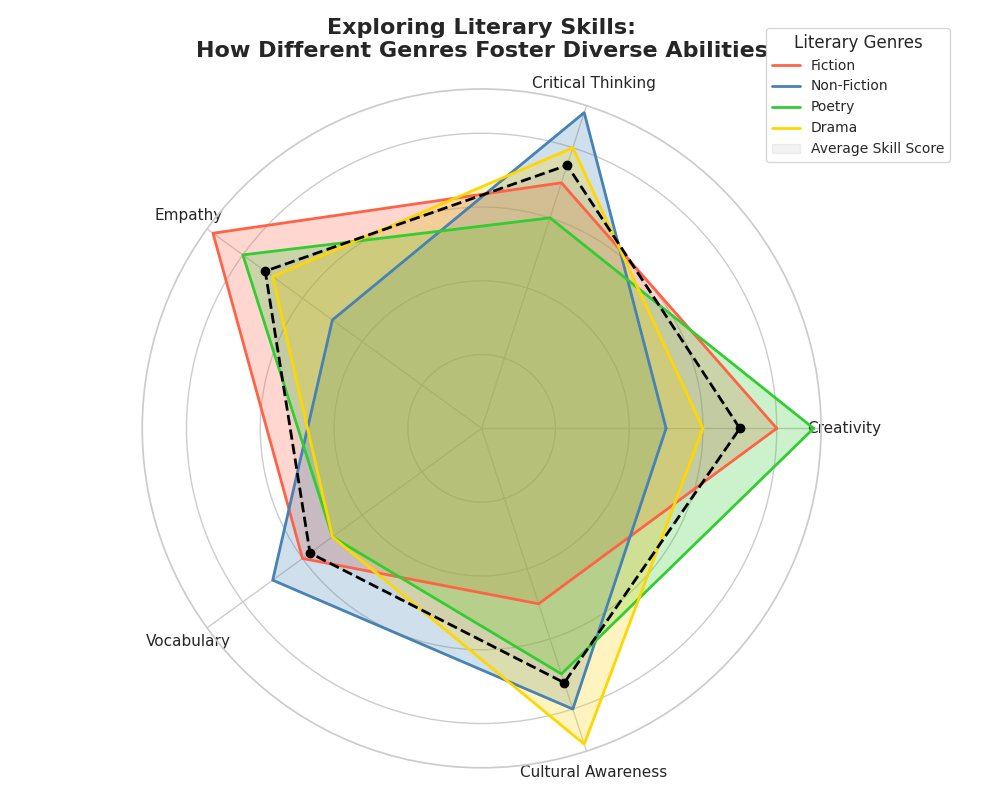

Generate this figure with Python:
import matplotlib.pyplot as plt
import numpy as np

skills = ['Creativity', 'Critical Thinking', 'Empathy', 'Vocabulary', 'Cultural Awareness']
genres = ['Fiction', 'Non-Fiction', 'Poetry', 'Drama']

data = {
    'Fiction': [8, 7, 9, 6, 5],
    'Non-Fiction': [5, 9, 5, 7, 8],
    'Poetry': [9, 6, 8, 5, 7],
    'Drama': [6, 8, 7, 5, 9],
}

average_skill_scores = np.mean(list(data.values()), axis=0)
average_skill_scores = np.append(average_skill_scores, average_skill_scores[0])

N = len(skills)
angles = np.linspace(0, 2 * np.pi, N, endpoint=False).tolist()
angles += angles[:1]

for genre in data:
    data[genre].append(data[genre][0])

fig, ax = plt.subplots(figsize=(10, 8), subplot_kw=dict(polar=True))

colors = ['#FF6347', '#4682B4', '#32CD32', '#FFD700']
for i, (genre, values) in enumerate(data.items()):
    ax.fill(angles, values, color=colors[i], alpha=0.25)
    ax.plot(angles, values, color=colors[i], linewidth=2, label=genre)

ax.fill(angles, average_skill_scores, color='gray', alpha=0.1, label='Average Skill Score')
ax.plot(angles, average_skill_scores, color='black', linestyle='dashed', linewidth=2)
ax.scatter(angles[:-1], average_skill_scores[:-1], color='black', zorder=10)

ax.set_yticklabels([])
ax.set_xticks(angles[:-1])
ax.set_xticklabels(skills, fontsize=11)

plt.title("Exploring Literary Skills:\nHow Different Genres Foster Diverse Abilities", size=16, fontweight='bold', va='bottom', pad=20)
plt.legend(loc='upper right', bbox_to_anchor=(1.2, 1.1), title='Literary Genres', fontsize=10)

plt.tight_layout()
plt.show()
